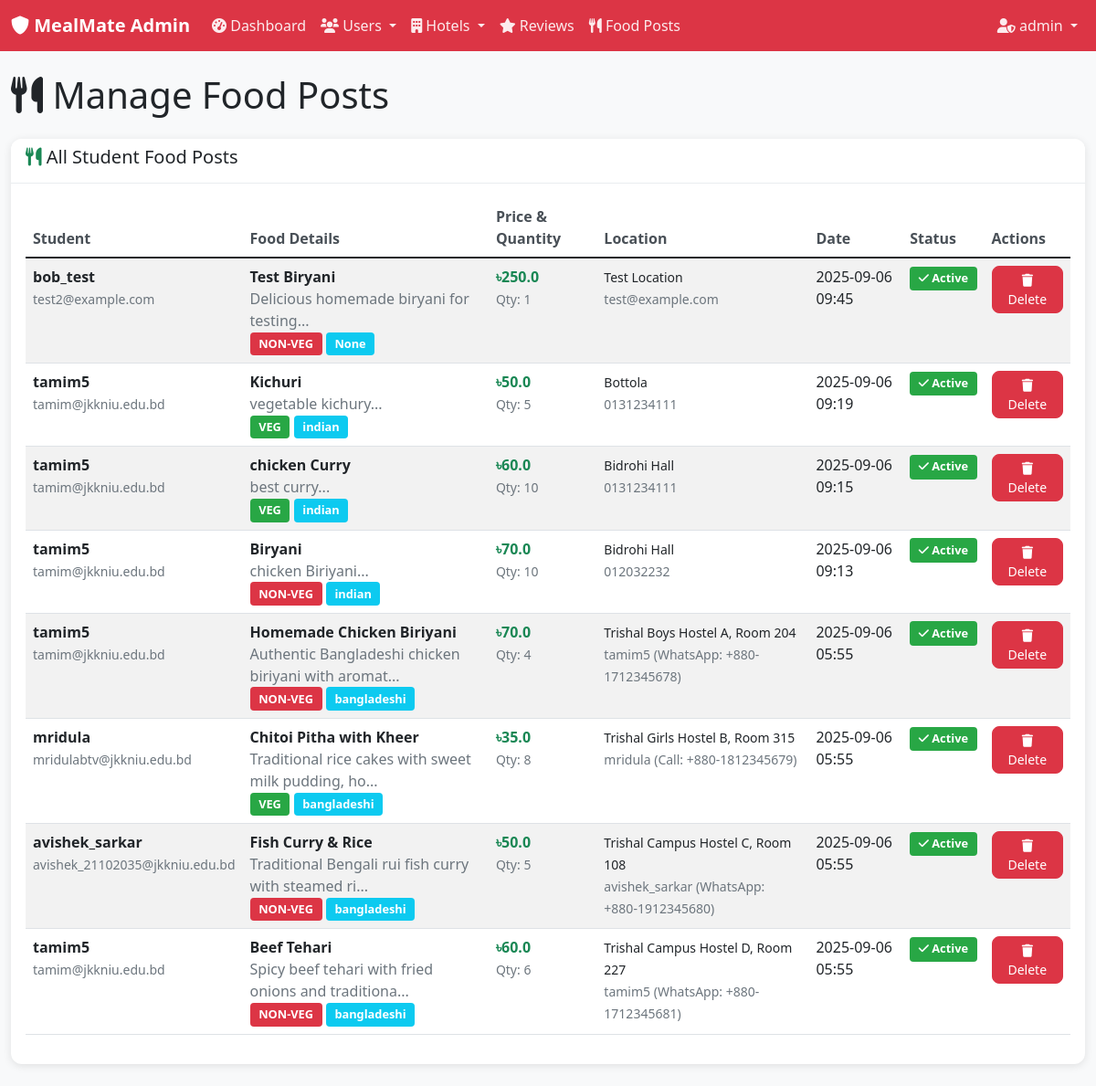
/admin/food-posts (signed in), run on the app's committed database.
### models.py (models this page shows, shortened)
class Admin(db.Model):
    __tablename__ = 'admins'
    id = db.Column(db.Integer, primary_key=True)
    username = db.Column(db.String(80), unique=True, nullable=False)
    email = db.Column(db.String(120), unique=True, nullable=False)
    password_hash = db.Column(db.String(255), nullable=False)
    created_at = db.Column(db.DateTime, default=datetime.utcnow)
    is_active = db.Column(db.Boolean, default=True)
    is_super_admin = db.Column(db.Boolean, default=False)

class StudentFoodPost(db.Model):
    __tablename__ = 'student_food_posts'
    id = db.Column(db.Integer, primary_key=True)
    user_id = db.Column(db.Integer, db.ForeignKey('users.id'), nullable=False)
    title = db.Column(db.String(100), nullable=False)
    description = db.Column(db.Text, nullable=False)
    price = db.Column(db.Float, nullable=False)
    quantity = db.Column(db.Integer, nullable=False)
    food_type = db.Column(db.String(50), nullable=False)  # veg, non-veg, vegan
    cuisine = db.Column(db.String(50), nullable=True)  # indian, chinese, italian, etc.
    location = db.Column(db.String(100), nullable=False)  # hostel block, room number
    contact_info = db.Column(db.String(100), nullable=False)
    image_url = db.Column(db.String(255), nullable=True)
    is_available = db.Column(db.Boolean, default=True)
    created_at = db.Column(db.DateTime, default=datetime.utcnow)
    expires_at = db.Column(db.DateTime, default=lambda: datetime.utcnow() + timedelta(hours=24))

class User(db.Model):
    __tablename__ = 'users'
    id = db.Column(db.Integer, primary_key=True)
    username = db.Column(db.String(80), unique=True, nullable=False)
    reg_number = db.Column(db.String(20), unique=True, nullable=False)
    email = db.Column(db.String(120), unique=True, nullable=False)
    password_hash = db.Column(db.String(255), nullable=False)
    created_at = db.Column(db.DateTime, default=datetime.utcnow)
    is_active = db.Column(db.Boolean, default=True)
    is_approved = db.Column(db.Boolean, default=False)  # Admin approval required
    approved_by = db.Column(db.Integer, db.ForeignKey('admins.id'), nullable=True)
    approved_at = db.Column(db.DateTime, nullable=True)
    reviews = db.relationship('Review', backref='user', lazy=True, cascade='all, delete-orphan')
    food_posts = db.relationship('StudentFoodPost', backref='user', lazy=True, cascade='all, delete-orphan')

### app.py (the view)
    @app.route('/admin/food-posts')
    def admin_food_posts():
        if not require_admin_login():
            return redirect(url_for('admin_login'))
        food_posts = StudentFoodPost.query.order_by(StudentFoodPost.created_at.desc()).all()
        return render_template('admin/food_posts.html',
                             food_posts=food_posts,
                             current_admin=get_current_admin(),
                             current_time=datetime.utcnow())

### templates/admin/food_posts.html (shortened to what this page needs)
{% extends "admin/base.html" %}
{% block content %}
<div class="row">
    <div class="col-12">
        <h1 class="mb-4">
            <i class="fas fa-utensils"></i> Manage Food Posts
        </h1>
    </div>
</div>
<div class="row">
    <div class="col-12">
        <div class="card">
            <div class="card-header">
                <h5><i class="fas fa-utensils text-success"></i> All Student Food Posts</h5>
            </div>
            <div class="card-body">
                {% if food_posts %}
                <div class="table-responsive">
                    <table class="table table-striped">
                        <thead>
                            <tr>
                                <th>Student</th>
                                <th>Food Details</th>
                                <th>Price & Quantity</th>
                                <th>Location</th>
                                <th>Date</th>
                                <th>Status</th>
                                <th>Actions</th>
                            </tr>
                        </thead>
                        <tbody>
                            {% for post in food_posts %}
                            <tr id="post-{{ post.id }}">
                                <td>
                                    <strong>{{ post.user.username }}</strong><br>
                                    <small class="text-muted">{{ post.user.email }}</small>
                                </td>
                                <td>
                                    <strong>{{ post.title }}</strong><br>
                                    <span class="text-muted">{{ post.description[:50] }}...</span><br>
                                    <span class="badge bg-{% if post.food_type == 'veg' %}success{% else %}danger{% endif %}">
                                        {{ post.food_type.upper() }}
                                    </span>
                                    <span class="badge bg-info">{{ post.cuisine }}</span>
                                </td>
                                <td>
                                    <strong class="text-success">৳{{ post.price }}</strong><br>
                                    <small class="text-muted">Qty: {{ post.quantity }}</small>
                                </td>
                                <td>
                                    <small>{{ post.location }}</small><br>
                                    <small class="text-muted">{{ post.contact_info }}</small>
                                </td>
                                <td>{{ post.created_at.strftime('%Y-%m-%d %H:%M') }}</td>
                                <td>
                                    {% if post.expires_at > current_time %}
                                        <span class="badge bg-success">
                                            <i class="fas fa-check"></i> Active
                                        </span>
                                    {% else %}
                                        <span class="badge bg-secondary">
                                            <i class="fas fa-clock"></i> Expired
                                        </span>
                                    {% endif %}
                                </td>
                                <td>
                                    <button class="btn btn-danger btn-sm"
                                            onclick="deleteFoodPost({{ post.id }}, '{{ post.title }}')">
                                        <i class="fas fa-trash"></i> Delete
                                    </button>
                                </td>
                            </tr>
                            {% endfor %}
                        </tbody>
                    </table>
                </div>
                {% else %}
                <div class="text-center py-5">
                    <i class="fas fa-utensils fa-3x text-muted mb-3"></i>
                    <h5 class="text-muted">No food posts found</h5>
                    <p class="text-muted">No student food posts have been created yet.</p>
                </div>
                {% endif %}
            </div>
        </div>
    </div>
</div>
{% endblock %}

### templates/admin/base.html (shortened to what this page needs)
<!DOCTYPE html>
<html lang="en">
<head>
    <link href="https://cdn.jsdelivr.net/npm/bootstrap@5.1.3/dist/css/bootstrap.min.css" rel="stylesheet">
    <link rel="stylesheet" href="https://cdnjs.cloudflare.com/ajax/libs/font-awesome/6.0.0/css/all.min.css">
    <link rel="stylesheet" href="{{ url_for('static', filename='css/admin.css') }}">
</head>
<body>
    <nav class="navbar navbar-expand-lg navbar-dark bg-danger">
        <div class="container-fluid">
            <a class="navbar-brand" href="{{ url_for('admin_dashboard') }}">
                <i class="fas fa-shield-alt"></i> MealMate Admin
            </a>
            <div class="collapse navbar-collapse" id="adminNavbar">
                <ul class="navbar-nav me-auto">
                    <li class="nav-item">
                        <a class="nav-link" href="{{ url_for('admin_dashboard') }}">
                            <i class="fas fa-tachometer-alt"></i> Dashboard
                        </a>
                    </li>
                    <li class="nav-item dropdown">
                        <a class="nav-link dropdown-toggle" href="#" id="usersDropdown" role="button" data-bs-toggle="dropdown">
                            <i class="fas fa-users"></i> Users
                        </a>
                    </li>
                    <li class="nav-item dropdown">
                        <a class="nav-link dropdown-toggle" href="#" id="hotelsDropdown" role="button" data-bs-toggle="dropdown">
                            <i class="fas fa-building"></i> Hotels
                        </a>
                    </li>
                    <li class="nav-item">
                        <a class="nav-link" href="{{ url_for('admin_reviews') }}">
                            <i class="fas fa-star"></i> Reviews
                        </a>
                    </li>
                    <li class="nav-item">
                        <a class="nav-link" href="{{ url_for('admin_food_posts') }}">
                            <i class="fas fa-utensils"></i> Food Posts
                        </a>
                    </li>
                </ul>
                <ul class="navbar-nav">
                    <li class="nav-item dropdown">
                        <a class="nav-link dropdown-toggle" href="#" id="adminDropdown" role="button" data-bs-toggle="dropdown">
                            <i class="fas fa-user-shield"></i>
                            {% if current_admin %}{{ current_admin.username }}{% else %}Admin{% endif %}
                        </a>
                    </li>
                </ul>
            </div>
        </div>
    </nav>
    <div class="container-fluid mt-4">
        {% block content %}{% endblock %}
    </div>
</body>
</html>

### static/css/admin.css (style rules this page uses)
body { background-color: #f8f9fa; }
.navbar-brand { font-weight: bold; }
.navbar-nav .nav-link { font-weight: 500; color: rgba(255, 255, 255, 0.9) !important; }
.card { border: none; border-radius: 12px; box-shadow: 0 2px 10px rgba(0, 0, 0, 0.1); margin-bottom: 1.5rem; }
.card-header { background-color: white; border-bottom: 1px solid #e9ecef; border-radius: 12px 12px 0 0 !important; font-weight: 600; }
.table th { font-weight: 600; color: #495057; border-top: none; }
.badge { font-size: 0.8rem; padding: 0.4rem 0.6rem; }
.btn { border-radius: 8px; font-weight: 500; }
.btn-sm { padding: 0.25rem 0.8rem; font-size: 0.875rem; }
.table-responsive { border-radius: 8px; }
.badge.bg-success { background-color: #28a745 !important; }

### data on the page
Admin: username "admin"
StudentFoodPost: user.username "bob_test", user.email "test2@example.com", title "Test Biryani", description "Delicious homemade biryani for testing", food_type "NON-VEG", cuisine "None", price "250.0", quantity "1", location "Test Location", contact_info "test@example.com", created_at "2025-09-06 09:45", shows "Active"
StudentFoodPost: user.username "tamim5", user.email "tamim@jkkniu.edu.bd", title "Kichuri", description "vegetable kichury", food_type "VEG", cuisine "indian", price "50.0", quantity "5", location "Bottola", contact_info "0131234111", created_at "2025-09-06 09:19", shows "Active"
StudentFoodPost: user.username "tamim5", user.email "tamim@jkkniu.edu.bd", title "chicken Curry", description "best curry", food_type "VEG", cuisine "indian", price "60.0", quantity "10", location "Bidrohi Hall", contact_info "0131234111", created_at "2025-09-06 09:15", shows "Active"
StudentFoodPost: user.username "tamim5", user.email "tamim@jkkniu.edu.bd", title "Biryani", description "chicken Biriyani", food_type "NON-VEG", cuisine "indian", price "70.0", quantity "10", location "Bidrohi Hall", contact_info "012032232", created_at "2025-09-06 09:13", shows "Active"
StudentFoodPost: user.username "tamim5", user.email "tamim@jkkniu.edu.bd", title "Homemade Chicken Biriyani", description "Authentic Bangladeshi chicken biriyani with aromat", food_type "NON-VEG", cuisine "bangladeshi", price "70.0", quantity "4", location "Trishal Boys Hostel A, Room 204", contact_info "tamim5 (WhatsApp: +880-1712345678)", created_at "2025-09-06 05:55", shows "Active"
StudentFoodPost: user.username "mridula", user.email "mridulabtv@jkkniu.edu.bd", title "Chitoi Pitha with Kheer", description "Traditional rice cakes with sweet milk pudding, ho", food_type "VEG", cuisine "bangladeshi", price "35.0", quantity "8", location "Trishal Girls Hostel B, Room 315", contact_info "mridula (Call: +880-1812345679)", created_at "2025-09-06 05:55", shows "Active"
StudentFoodPost: user.username "avishek_sarkar", user.email "avishek_21102035@jkkniu.edu.bd", title "Fish Curry & Rice", description "Traditional Bengali rui fish curry with steamed ri", food_type "NON-VEG", cuisine "bangladeshi", price "50.0", quantity "5", location "Trishal Campus Hostel C, Room 108", contact_info "avishek_sarkar (WhatsApp: +880-1912345680)", created_at "2025-09-06 05:55", shows "Active"
StudentFoodPost: user.username "tamim5", user.email "tamim@jkkniu.edu.bd", title "Beef Tehari", description "Spicy beef tehari with fried onions and traditiona", food_type "NON-VEG", cuisine "bangladeshi", price "60.0", quantity "6", location "Trishal Campus Hostel D, Room 227", contact_info "tamim5 (WhatsApp: +880-1712345681)", created_at "2025-09-06 05:55", shows "Active"
